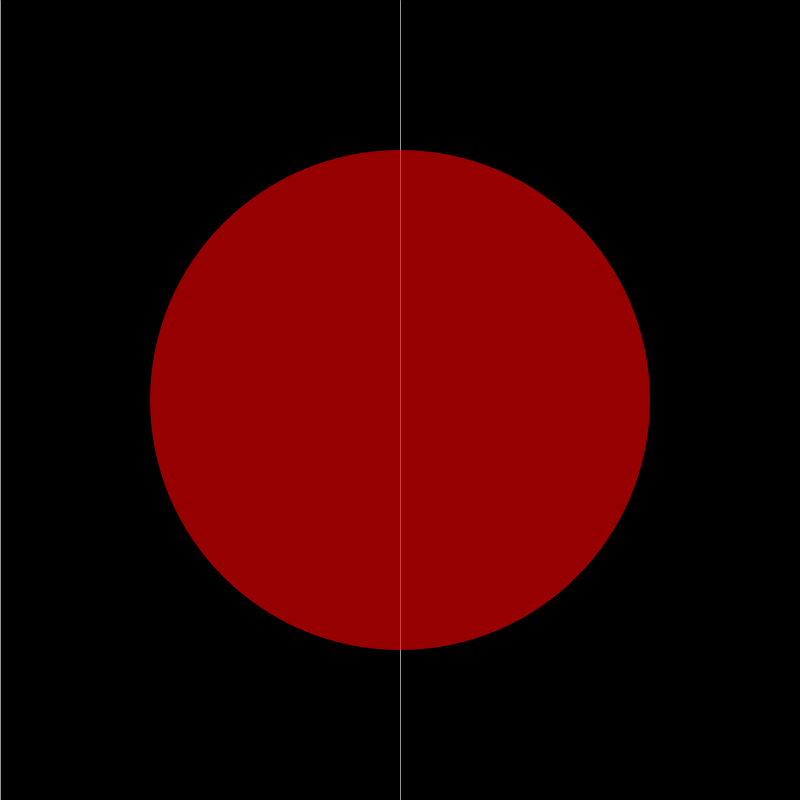
Frame 1 (no input)
Frame 60 (the mouse pressed at the canvas centre just before this capture): identical to frame 1, image omitted
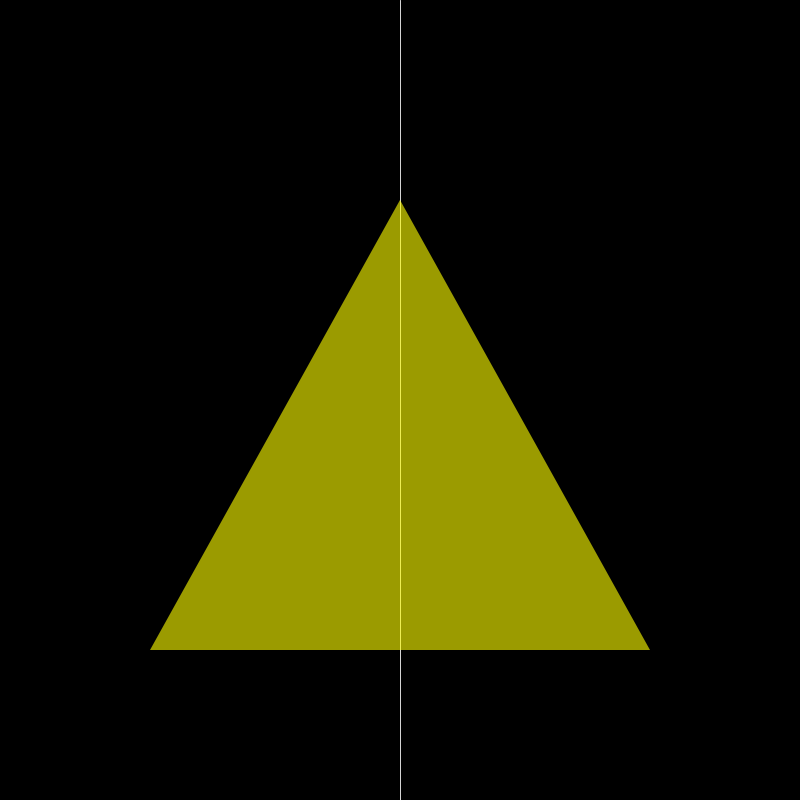
Frame 120 (the mouse held since frame 60 and released just before this capture)

The Processing sketch that drew these frames (run headless with seeded random() and noise(); from frame 60 on, the mouse is pressed at the canvas centre):

// Processing sketch: code_05_05
// ── code_05_05.pde
void setup() {
  size(800, 800);
}

void draw() {
  background(0);

  //Dibuja línea en el centro
  stroke(255, 150);
  line(width/2, 0, width/2, height);

  //Dibuja una línea que siga al ratón en X
  line(mouseX, 0, mouseX, height);
  noStroke();

  // Estructura if
  if (mouseX < 200) {
    fill(255, 0, 0, 150); // Rojo
    ellipse(width/2, height/2, 500, 500);
    
  } else if (mouseX > 600) {
    rectMode(CENTER);
    fill(0, 0, 255, 150); // Azul
    rect(width/2, height/2, 500, 500);
    
  } else if ((mouseX > 300) && (mouseX < 500)){
    fill(255, 255, 0, 155); // Amarillo
    triangle(width/2, 200, 650, 650, 150, 650);
  }
}
